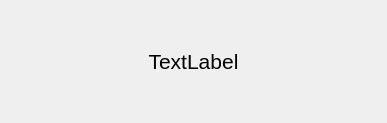
<?xml version="1.0" encoding="UTF-8"?>
<ui version="4.0">
 <class>OverlayBox</class>
 <widget class="QDialog" name="OverlayBox">
  <property name="geometry">
   <rect>
    <x>0</x>
    <y>0</y>
    <width>387</width>
    <height>123</height>
   </rect>
  </property>
  <property name="windowTitle">
   <string>Huggle</string>
  </property>
  <layout class="QVBoxLayout" name="verticalLayout">
   <property name="leftMargin">
    <number>0</number>
   </property>
   <property name="topMargin">
    <number>0</number>
   </property>
   <property name="rightMargin">
    <number>0</number>
   </property>
   <property name="bottomMargin">
    <number>0</number>
   </property>
   <item>
    <widget class="QLabel" name="label">
     <property name="font">
      <font>
       <pointsize>16</pointsize>
      </font>
     </property>
     <property name="text">
      <string>TextLabel</string>
     </property>
     <property name="alignment">
      <set>Qt::AlignCenter</set>
     </property>
     <property name="wordWrap">
      <bool>true</bool>
     </property>
    </widget>
   </item>
  </layout>
 </widget>
 <resources/>
 <connections/>
</ui>
